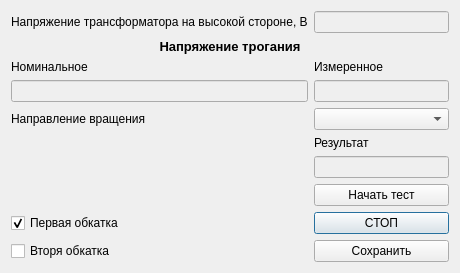
<?xml version="1.0" encoding="UTF-8"?>
<ui version="4.0">
 <class>window_experience_6</class>
 <widget class="QDialog" name="window_experience_6">
  <property name="geometry">
   <rect>
    <x>0</x>
    <y>0</y>
    <width>460</width>
    <height>272</height>
   </rect>
  </property>
  <property name="windowTitle">
   <string>Dialog</string>
  </property>
  <layout class="QHBoxLayout" name="horizontalLayout">
   <item>
    <layout class="QGridLayout" name="gridLayout">
     <item row="3" column="1">
      <widget class="QLineEdit" name="lineEdit_AccelerationVoltage_Fact">
       <property name="enabled">
        <bool>false</bool>
       </property>
      </widget>
     </item>
     <item row="4" column="0">
      <widget class="QLabel" name="label_4">
       <property name="text">
        <string>Направление вращения</string>
       </property>
      </widget>
     </item>
     <item row="2" column="1">
      <widget class="QLabel" name="label_3">
       <property name="text">
        <string>Измеренное</string>
       </property>
      </widget>
     </item>
     <item row="4" column="1">
      <widget class="QComboBox" name="comboBox_AccelerationVoltage_direction">
       <item>
        <property name="text">
         <string/>
        </property>
       </item>
       <item>
        <property name="text">
         <string>Правое</string>
        </property>
       </item>
       <item>
        <property name="text">
         <string>Левое</string>
        </property>
       </item>
      </widget>
     </item>
     <item row="2" column="0">
      <widget class="QLabel" name="label_2">
       <property name="text">
        <string>Номинальное</string>
       </property>
      </widget>
     </item>
     <item row="9" column="1">
      <widget class="QPushButton" name="pushButton_AccelerationVoltage_stop">
       <property name="text">
        <string>СТОП</string>
       </property>
      </widget>
     </item>
     <item row="1" column="0" colspan="2">
      <widget class="QLabel" name="label">
       <property name="text">
        <string>&lt;html&gt;&lt;head/&gt;&lt;body&gt;&lt;p align=&quot;center&quot;&gt;&lt;span style=&quot; font-size:10pt; font-weight:600;&quot;&gt;Напряжение трогания&lt;/span&gt;&lt;/p&gt;&lt;/body&gt;&lt;/html&gt;</string>
       </property>
      </widget>
     </item>
     <item row="10" column="0">
      <widget class="QCheckBox" name="checkBox_second_run_in">
       <property name="text">
        <string>Вторя обкатка</string>
       </property>
      </widget>
     </item>
     <item row="5" column="1">
      <widget class="QLabel" name="label_5">
       <property name="text">
        <string>Результат</string>
       </property>
      </widget>
     </item>
     <item row="6" column="1">
      <widget class="QLineEdit" name="lineEdit_AccelerationVoltage_Result">
       <property name="enabled">
        <bool>false</bool>
       </property>
      </widget>
     </item>
     <item row="10" column="1">
      <widget class="QPushButton" name="pushButton_AccelerationVoltage_save">
       <property name="text">
        <string>Сохранить</string>
       </property>
      </widget>
     </item>
     <item row="7" column="1">
      <widget class="QPushButton" name="pushButton_AccelerationVoltage_start">
       <property name="text">
        <string>Начать тест</string>
       </property>
      </widget>
     </item>
     <item row="3" column="0">
      <widget class="QLineEdit" name="lineEdit_AccelerationVoltage_Nominal">
       <property name="enabled">
        <bool>false</bool>
       </property>
      </widget>
     </item>
     <item row="9" column="0">
      <widget class="QCheckBox" name="checkBox_first_run_in">
       <property name="text">
        <string>Первая обкатка</string>
       </property>
       <property name="checked">
        <bool>true</bool>
       </property>
      </widget>
     </item>
     <item row="0" column="0">
      <widget class="QLabel" name="label_6">
       <property name="text">
        <string>Напряжение трансформатора на высокой стороне, В</string>
       </property>
      </widget>
     </item>
     <item row="0" column="1">
      <widget class="QLineEdit" name="lineEdit_high_voltage">
       <property name="enabled">
        <bool>false</bool>
       </property>
      </widget>
     </item>
    </layout>
   </item>
  </layout>
 </widget>
 <resources/>
 <connections/>
</ui>
